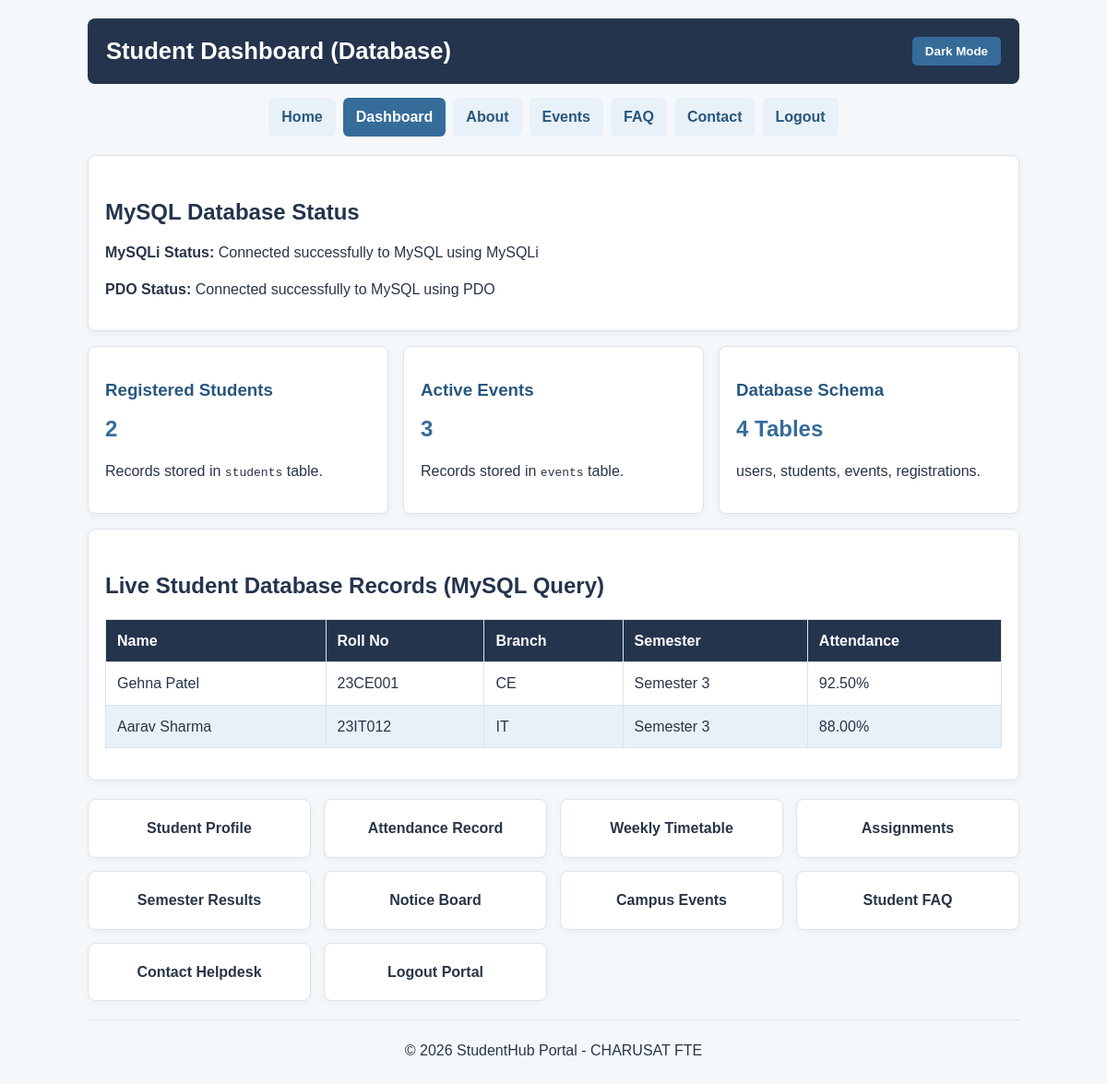
Page /dashboard.php on the committed database.
### tables this page shows
CREATE TABLE IF NOT EXISTS students (
    id INT AUTO_INCREMENT PRIMARY KEY,
    user_id INT NULL,
    name VARCHAR(100) NOT NULL,
    roll_no VARCHAR(20) NOT NULL UNIQUE,
    branch VARCHAR(50) NOT NULL,
    semester INT NOT NULL,
    phone VARCHAR(15) NOT NULL,
    attendance_pct DECIMAL(5, 2) DEFAULT 0.00,
    created_at TIMESTAMP DEFAULT CURRENT_TIMESTAMP,
    FOREIGN KEY (user_id) REFERENCES users(id) ON DELETE SET NULL
);

### db.php (called while the page is built, shortened)
<?php
$host = "localhost";
$dbname = "studenthub";
$username = "root";
$password = "";
$conn = new mysqli($host, $username, $password, $dbname);
if ($conn->connect_error) {
    $mysqliStatus = "Connection failed: " . $conn->connect_error;
    $mysqliConnected = false;
} else {
    $mysqliStatus = "Connected successfully to MySQL using MySQLi";
}
try {
    $pdoStatus = "Connected successfully to MySQL using PDO";
} catch (PDOException $e) {
    $pdo = null;
    $pdoStatus = "PDO Connection failed: " . $e->getMessage();
    $pdoConnected = false;
}
?>

### dashboard.php (the view, shortened to what this page needs)
<?php
require_once "db.php";
$studentCount = 0;
$eventCount = 0;
$studentsList = [];
if ($mysqliConnected) {
    $res1 = $conn->query("SELECT COUNT(*) AS total FROM students");
    if ($res1) {
        $studentCount = $res1->fetch_assoc()["total"];
    }
    $res2 = $conn->query("SELECT COUNT(*) AS total FROM events");
    if ($res2) {
        $eventCount = $res2->fetch_assoc()["total"];
    }
    $res3 = $conn->query("SELECT name, roll_no, branch, semester, attendance_pct FROM students ORDER BY id ASC");
    if ($res3) {
        while ($row = $res3->fetch_assoc()) {
            $studentsList[] = $row;
        }
    }
}
?>
<!DOCTYPE html>
<html lang="en">
<head>
    <link rel="stylesheet" href="style.css">
</head>
<body>
    <header class="site-header">
        <div class="top-bar">
            <h1>Student Dashboard (Database)</h1>
            <div class="header-buttons">
                <button class="btn-theme" id="themeBtn">Dark Mode</button>
            </div>
        </div>
        <nav class="page-nav" id="mainNav">
            <a href="index.html">Home</a>
            <a href="dashboard.html" class="active">Dashboard</a>
            <a href="about.html">About</a>
            <a href="events.html">Events</a>
            <a href="faq.html">FAQ</a>
            <a href="contact.html">Contact</a>
            <a href="index.html">Logout</a>
        </nav>
    </header>
    <div class="card">
        <h2>MySQL Database Status</h2>
        <p><strong>MySQLi Status:</strong> <?php echo htmlspecialchars($mysqliStatus); ?></p>
        <p><strong>PDO Status:</strong> <?php echo htmlspecialchars($pdoStatus); ?></p>
    </div>
    <div class="info-grid">
        <div class="card">
            <h3>Registered Students</h3>
            <p style="font-size: 1.5rem; font-weight: bold; color: #356c9a;"><?php echo $studentCount; ?></p>
            <p>Records stored in <code>students</code> table.</p>
        </div>
        <div class="card">
            <h3>Active Events</h3>
            <p style="font-size: 1.5rem; font-weight: bold; color: #356c9a;"><?php echo $eventCount; ?></p>
            <p>Records stored in <code>events</code> table.</p>
        </div>
        <div class="card">
            <h3>Database Schema</h3>
            <p style="font-size: 1.5rem; font-weight: bold; color: #356c9a;">4 Tables</p>
            <p>users, students, events, registrations.</p>
        </div>
    </div>
    <div class="card">
        <h2>Live Student Database Records (MySQL Query)</h2>
        <?php if (!empty($studentsList)): ?>
            <table>
                <thead>
                    <tr>
                        <th>Name</th>
                        <th>Roll No</th>
                        <th>Branch</th>
                        <th>Semester</th>
                        <th>Attendance</th>
                    </tr>
                </thead>
                <tbody>
                    <?php foreach ($studentsList as $st): ?>
                        <tr>
                            <td><?php echo htmlspecialchars($st["name"]); ?></td>
                            <td><?php echo htmlspecialchars($st["roll_no"]); ?></td>
                            <td><?php echo htmlspecialchars($st["branch"]); ?></td>
                            <td>Semester <?php echo htmlspecialchars($st["semester"]); ?></td>
                            <td><?php echo htmlspecialchars($st["attendance_pct"]); ?>%</td>
                        </tr>
                    <?php endforeach; ?>
                </tbody>
            </table>
        <?php else: ?>
            <p>No student records detected. Import <code>schema.sql</code> into MySQL.</p>
        <?php endif; ?>
    </div>
    <div class="dashboard-links">
        <a href="profile.html">Student Profile</a>
        <a href="attendance.html">Attendance Record</a>
        <a href="timetable.html">Weekly Timetable</a>
        <a href="assignement.html">Assignments</a>
        <a href="result.html">Semester Results</a>
        <a href="notice.html">Notice Board</a>
        <a href="events.html">Campus Events</a>
        <a href="faq.html">Student FAQ</a>
        <a href="contact.html">Contact Helpdesk</a>
        <a href="index.html">Logout Portal</a>
    </div>
    <hr>
    <p align="center">&copy; 2026 StudentHub Portal - CHARUSAT FTE</p>
</body>
</html>

### style.css (style rules this page uses)
:root { --navy: #24344d; --blue: #356c9a; --blue-dark: #28577f; --blue-light: #e8f1f8; --page: #f5f8fb; --white: #ffffff; --text: #293547; --muted: #64748b; --border: #dbe4ec; --banner-bg: #fff3cd; --banner-text: #856404; --card-bg: #ffffff; }
* { box-sizing: border-box; margin: 0; padding: 0; }
body { max-width: 1050px; margin: 0 auto; padding: 20px; background: var(--page); color: var(--text); font-family: Arial, Helvetica, sans-serif; line-height: 1.6; transition: background 0.3s ease, color 0.3s ease; }
.site-header { margin-bottom: 20px; }
.top-bar { display: flex; justify-content: space-between; align-items: center; background: var(--navy); color: #ffffff; padding: 15px 20px; border-radius: 8px; }
.top-bar h1 { font-size: 1.6rem; color: #ffffff; margin: 0; }
.header-buttons { display: flex; align-items: center; gap: 10px; }
.btn-theme { background: var(--blue); color: #ffffff; border: none; padding: 8px 14px; border-radius: 5px; cursor: pointer; font-weight: bold; transition: background 0.3s ease; }
.page-nav { display: flex; flex-wrap: wrap; gap: 8px; justify-content: center; margin-top: 15px; }
.page-nav a { display: inline-block; padding: 8px 14px; border-radius: 6px; background: var(--blue-light); color: var(--blue-dark); font-weight: bold; text-decoration: none; transition: all 0.3s ease; }
.page-nav a:hover, .page-nav a.active { background: var(--blue); color: #ffffff; }
h2 { margin-top: 24px; margin-bottom: 12px; color: var(--navy); }
h3 { margin-top: 14px; margin-bottom: 8px; color: var(--blue-dark); }
p { margin-bottom: 14px; }
.card { background: var(--card-bg); border: 1px solid var(--border); border-radius: 8px; padding: 18px; margin-bottom: 16px; box-shadow: 0 2px 8px rgba(0, 0, 0, 0.05); transition: transform 0.2s ease, box-shadow 0.2s ease; }
.info-grid { display: grid; grid-template-columns: repeat(auto-fit, minmax(240px, 1fr)); gap: 16px; margin-top: 16px; }
.dashboard-links { display: grid; grid-template-columns: repeat(auto-fit, minmax(200px, 1fr)); gap: 14px; margin-top: 20px; }
.dashboard-links a { display: block; padding: 18px; background: var(--card-bg); border: 1px solid var(--border); border-radius: 8px; color: var(--text); font-weight: bold; text-decoration: none; text-align: center; box-shadow: 0 2px 8px rgba(0, 0, 0, 0.04); transition: all 0.3s ease; }
table { width: 100%; border-collapse: collapse; background: var(--card-bg); margin: 16px 0; }
th, td { padding: 10px 12px; border: 1px solid var(--border); text-align: left; }
th { background: var(--navy); color: #ffffff; }
tr:nth-child(even) td { background: var(--blue-light); }
hr { height: 1px; border: 0; background: var(--border); margin: 20px 0; }

### rows in the picture
students: name "Gehna Patel", roll_no "23CE001", branch "CE", semester "3", attendance_pct "92.50"
students: name "Aarav Sharma", roll_no "23IT012", branch "IT", semester "3", attendance_pct "88.00"

### other values in the picture
$mysqliStatus "Connected successfully to MySQL using MySQLi"
$pdoStatus "Connected successfully to MySQL using PDO"
$studentCount "2"
$eventCount "3"
